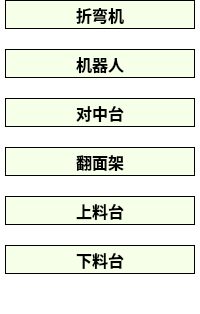
       <widget class="QWidget" name="widget_choose" native="true">
        <property name="layoutDirection">
         <enum>Qt::LeftToRight</enum>
        </property>
        <property name="styleSheet">
         <string notr="true">background-color: rgb(255, 255, 255);</string>
        </property>
        <layout class="QVBoxLayout" name="verticalLayout_3" stretch="1,1,1,1,1,1,1">
         <property name="spacing">
          <number>20</number>
         </property>
         <property name="sizeConstraint">
          <enum>QLayout::SetMinimumSize</enum>
         </property>
         <property name="leftMargin">
          <number>5</number>
         </property>
         <property name="topMargin">
          <number>0</number>
         </property>
         <property name="rightMargin">
          <number>5</number>
         </property>
         <property name="bottomMargin">
          <number>0</number>
         </property>
         <item>
          <widget class="QToolButton" name="btnMachine">
           <property name="sizePolicy">
            <sizepolicy hsizetype="Minimum" vsizetype="Fixed">
             <horstretch>0</horstretch>
             <verstretch>0</verstretch>
            </sizepolicy>
           </property>
           <property name="font">
            <font>
             <family>宋体</family>
             <pointsize>12</pointsize>
             <weight>75</weight>
             <bold>true</bold>
            </font>
           </property>
           <property name="styleSheet">
            <string notr="true">background-color: rgb(246, 255, 231);border: 1px solid;border-radius: 20px;
</string>
           </property>
           <property name="text">
            <string>折弯机</string>
           </property>
           <property name="icon">
            <iconset resource="../resource.qrc">
             <normaloff>:/img/machine.ico</normaloff>:/img/machine.ico</iconset>
           </property>
           <property name="iconSize">
            <size>
             <width>60</width>
             <height>60</height>
            </size>
           </property>
           <property name="toolButtonStyle">
            <enum>Qt::ToolButtonTextBesideIcon</enum>
           </property>
          </widget>
         </item>
         <item>
          <widget class="QToolButton" name="btnRobot">
           <property name="sizePolicy">
            <sizepolicy hsizetype="Minimum" vsizetype="Fixed">
             <horstretch>0</horstretch>
             <verstretch>0</verstretch>
            </sizepolicy>
           </property>
           <property name="font">
            <font>
             <family>宋体</family>
             <pointsize>12</pointsize>
             <weight>75</weight>
             <bold>true</bold>
            </font>
           </property>
           <property name="styleSheet">
            <string notr="true">background-color: rgb(246, 255, 231);border: 1px solid;border-radius: 20px;
</string>
           </property>
           <property name="text">
            <string>机器人</string>
           </property>
           <property name="icon">
            <iconset resource="../resource.qrc">
             <normaloff>:/img/robot2.ico</normaloff>:/img/robot2.ico</iconset>
           </property>
           <property name="iconSize">
            <size>
             <width>60</width>
             <height>60</height>
            </size>
           </property>
           <property name="toolButtonStyle">
            <enum>Qt::ToolButtonTextBesideIcon</enum>
           </property>
          </widget>
         </item>
         <item>
          <widget class="QToolButton" name="btnCenter">
           <property name="sizePolicy">
            <sizepolicy hsizetype="Minimum" vsizetype="Fixed">
             <horstretch>0</horstretch>
             <verstretch>0</verstretch>
            </sizepolicy>
           </property>
           <property name="font">
            <font>
             <family>宋体</family>
             <pointsize>12</pointsize>
             <weight>75</weight>
             <bold>true</bold>
            </font>
           </property>
           <property name="styleSheet">
            <string notr="true">background-color: rgb(246, 255, 231);border: 1px solid;border-radius: 20px;
</string>
           </property>
           <property name="text">
            <string>对中台</string>
           </property>
           <property name="icon">
            <iconset resource="../resource.qrc">
             <normaloff>:/img/center2.ico</normaloff>:/img/center2.ico</iconset>
           </property>
           <property name="iconSize">
            <size>
             <width>60</width>
             <height>60</height>
            </size>
           </property>
           <property name="popupMode">
            <enum>QToolButton::DelayedPopup</enum>
           </property>
           <property name="toolButtonStyle">
            <enum>Qt::ToolButtonTextBesideIcon</enum>
           </property>
          </widget>
         </item>
         <item>
          <widget class="QToolButton" name="btnFlip">
           <property name="sizePolicy">
            <sizepolicy hsizetype="Minimum" vsizetype="Fixed">
             <horstretch>0</horstretch>
             <verstretch>0</verstretch>
            </sizepolicy>
           </property>
           <property name="font">
            <font>
             <family>宋体</family>
             <pointsize>12</pointsize>
             <weight>75</weight>
             <bold>true</bold>
            </font>
           </property>
           <property name="styleSheet">
            <string notr="true">background-color: rgb(246, 255, 231);border: 1px solid;border-radius: 20px;
</string>
           </property>
           <property name="text">
            <string>翻面架</string>
           </property>
           <property name="icon">
            <iconset resource="../resource.qrc">
             <normaloff>:/img/flip2.ico</normaloff>:/img/flip2.ico</iconset>
           </property>
           <property name="iconSize">
            <size>
             <width>60</width>
             <height>60</height>
            </size>
           </property>
           <property name="toolButtonStyle">
            <enum>Qt::ToolButtonTextBesideIcon</enum>
           </property>
          </widget>
         </item>
         <item>
          <widget class="QToolButton" name="btnUp">
           <property name="sizePolicy">
            <sizepolicy hsizetype="Minimum" vsizetype="Fixed">
             <horstretch>0</horstretch>
             <verstretch>0</verstretch>
            </sizepolicy>
           </property>
           <property name="font">
            <font>
             <family>宋体</family>
             <pointsize>12</pointsize>
             <weight>75</weight>
             <bold>true</bold>
            </font>
           </property>
           <property name="styleSheet">
            <string notr="true">background-color: rgb(246, 255, 231);border: 1px solid;border-radius: 20px;
</string>
           </property>
           <property name="text">
            <string>上料台</string>
           </property>
           <property name="icon">
            <iconset resource="../resource.qrc">
             <normaloff>:/img/Up.ico</normaloff>:/img/Up.ico</iconset>
           </property>
           <property name="iconSize">
            <size>
             <width>60</width>
             <height>60</height>
            </size>
           </property>
           <property name="toolButtonStyle">
            <enum>Qt::ToolButtonTextBesideIcon</enum>
           </property>
          </widget>
         </item>
         <item>
          <widget class="QToolButton" name="btnDown">
           <property name="sizePolicy">
            <sizepolicy hsizetype="Minimum" vsizetype="Fixed">
             <horstretch>0</horstretch>
             <verstretch>0</verstretch>
            </sizepolicy>
           </property>
           <property name="font">
            <font>
             <family>宋体</family>
             <pointsize>12</pointsize>
             <weight>75</weight>
             <bold>true</bold>
            </font>
           </property>
           <property name="styleSheet">
            <string notr="true">background-color: rgb(246, 255, 231);border: 1px solid;border-radius: 20px;
</string>
           </property>
           <property name="text">
            <string>下料台</string>
           </property>
           <property name="icon">
            <iconset resource="../resource.qrc">
             <normaloff>:/img/Down.ico</normaloff>:/img/Down.ico</iconset>
           </property>
           <property name="iconSize">
            <size>
             <width>60</width>
             <height>60</height>
            </size>
           </property>
           <property name="toolButtonStyle">
            <enum>Qt::ToolButtonTextBesideIcon</enum>
           </property>
          </widget>
         </item>
         <item>
          <spacer name="verticalSpacer">
           <property name="orientation">
            <enum>Qt::Vertical</enum>
           </property>
           <property name="sizeHint" stdset="0">
            <size>
             <width>20</width>
             <height>40</height>
            </size>
           </property>
          </spacer>
         </item>
        </layout>
       </widget>
